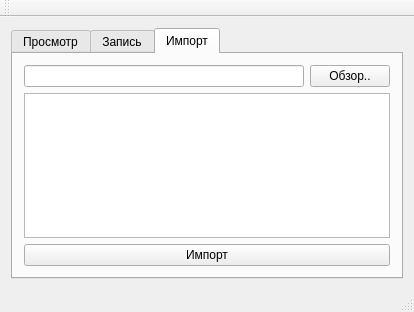
<?xml version="1.0" encoding="UTF-8"?>
<ui version="4.0">
 <class>MainWindow</class>
 <widget class="QMainWindow" name="MainWindow">
  <property name="geometry">
   <rect>
    <x>0</x>
    <y>0</y>
    <width>414</width>
    <height>312</height>
   </rect>
  </property>
  <property name="windowTitle">
   <string>MainWindow</string>
  </property>
  <widget class="QWidget" name="centralWidget">
   <layout class="QGridLayout" name="gridLayout">
    <item row="0" column="0">
     <widget class="QTabWidget" name="tabWidget">
      <property name="currentIndex">
       <number>2</number>
      </property>
      <widget class="QWidget" name="tab_view">
       <attribute name="title">
        <string>Просмотр</string>
       </attribute>
       <layout class="QFormLayout" name="formLayout_2">
        <item row="0" column="0">
         <layout class="QVBoxLayout" name="verticalLayout_6">
          <item>
           <widget class="QLabel" name="label_6">
            <property name="text">
             <string>Ф.И.О.</string>
            </property>
           </widget>
          </item>
          <item>
           <widget class="QLabel" name="label_8">
            <property name="text">
             <string>Пол</string>
            </property>
           </widget>
          </item>
          <item>
           <widget class="QLabel" name="label_9">
            <property name="text">
             <string>Дата Рождения</string>
            </property>
           </widget>
          </item>
          <item>
           <widget class="QLabel" name="label_10">
            <property name="text">
             <string>Курите ли вы?</string>
            </property>
           </widget>
          </item>
          <item>
           <widget class="QLabel" name="label_7">
            <property name="text">
             <string>Марка сигарет</string>
            </property>
           </widget>
          </item>
         </layout>
        </item>
        <item row="0" column="1">
         <layout class="QVBoxLayout" name="verticalLayout_2">
          <item>
           <widget class="QLineEdit" name="lineEdit_FIO"/>
          </item>
          <item>
           <widget class="QLineEdit" name="lineEdit_pol"/>
          </item>
          <item>
           <widget class="QLineEdit" name="lineEdit_dr"/>
          </item>
          <item>
           <widget class="QLineEdit" name="lineEdit_kur"/>
          </item>
          <item>
           <widget class="QComboBox" name="comboBox_mark"/>
          </item>
         </layout>
        </item>
        <item row="1" column="0" colspan="2">
         <layout class="QHBoxLayout" name="horizontalLayout_6">
          <item>
           <widget class="QPushButton" name="pushButton_first">
            <property name="text">
             <string>&lt;&lt;</string>
            </property>
           </widget>
          </item>
          <item>
           <widget class="QPushButton" name="pushButton_prev">
            <property name="text">
             <string>&lt;</string>
            </property>
           </widget>
          </item>
          <item>
           <widget class="QPushButton" name="pushButton_next">
            <property name="text">
             <string>&gt;</string>
            </property>
           </widget>
          </item>
          <item>
           <widget class="QPushButton" name="pushButton_last">
            <property name="text">
             <string>&gt;&gt;</string>
            </property>
           </widget>
          </item>
         </layout>
        </item>
       </layout>
      </widget>
      <widget class="QWidget" name="tab_edit">
       <attribute name="title">
        <string>Запись</string>
       </attribute>
       <layout class="QFormLayout" name="formLayout">
        <item row="0" column="0">
         <layout class="QVBoxLayout" name="verticalLayout_5">
          <item>
           <widget class="QLabel" name="label">
            <property name="text">
             <string>Ф.И.О.</string>
            </property>
           </widget>
          </item>
          <item>
           <widget class="QLabel" name="label_2">
            <property name="text">
             <string>Пол</string>
            </property>
           </widget>
          </item>
          <item>
           <widget class="QLabel" name="label_3">
            <property name="text">
             <string>Дата Рождения</string>
            </property>
           </widget>
          </item>
          <item>
           <widget class="QLabel" name="label_4">
            <property name="text">
             <string>Курите ли вы?</string>
            </property>
           </widget>
          </item>
          <item>
           <widget class="QLabel" name="label_5">
            <property name="text">
             <string>Марка сигарет</string>
            </property>
           </widget>
          </item>
         </layout>
        </item>
        <item row="0" column="1">
         <layout class="QVBoxLayout" name="verticalLayout">
          <item>
           <widget class="QLineEdit" name="lineEdit_FIO_2"/>
          </item>
          <item>
           <widget class="QLineEdit" name="lineEdit_pol_2"/>
          </item>
          <item>
           <widget class="QLineEdit" name="lineEdit_dr_2"/>
          </item>
          <item>
           <widget class="QLineEdit" name="lineEdit_kur_2"/>
          </item>
          <item>
           <widget class="QFontComboBox" name="fontComboBox_mark">
            <property name="currentText">
             <string/>
            </property>
           </widget>
          </item>
         </layout>
        </item>
        <item row="1" column="0" colspan="2">
         <widget class="QPushButton" name="pushButton_write">
          <property name="text">
           <string>Записать</string>
          </property>
         </widget>
        </item>
       </layout>
      </widget>
      <widget class="QWidget" name="tab_import">
       <attribute name="title">
        <string>Импорт</string>
       </attribute>
       <layout class="QVBoxLayout" name="verticalLayout_4">
        <item>
         <layout class="QVBoxLayout" name="verticalLayout_3">
          <item>
           <layout class="QHBoxLayout" name="horizontalLayout_2">
            <item>
             <widget class="QLineEdit" name="lineEdit_path"/>
            </item>
            <item>
             <widget class="QPushButton" name="pushButton_obzor">
              <property name="text">
               <string>Обзор..</string>
              </property>
             </widget>
            </item>
           </layout>
          </item>
          <item>
           <widget class="QTableView" name="tableView_imp"/>
          </item>
          <item>
           <widget class="QPushButton" name="pushButton_startimport">
            <property name="text">
             <string>Импорт</string>
            </property>
           </widget>
          </item>
         </layout>
        </item>
       </layout>
      </widget>
     </widget>
    </item>
   </layout>
  </widget>
  <widget class="QMenuBar" name="menuBar">
   <property name="geometry">
    <rect>
     <x>0</x>
     <y>0</y>
     <width>414</width>
     <height>21</height>
    </rect>
   </property>
  </widget>
  <widget class="QToolBar" name="mainToolBar">
   <attribute name="toolBarArea">
    <enum>TopToolBarArea</enum>
   </attribute>
   <attribute name="toolBarBreak">
    <bool>false</bool>
   </attribute>
  </widget>
  <widget class="QStatusBar" name="statusBar"/>
 </widget>
 <layoutdefault spacing="6" margin="11"/>
 <resources/>
 <connections/>
</ui>
